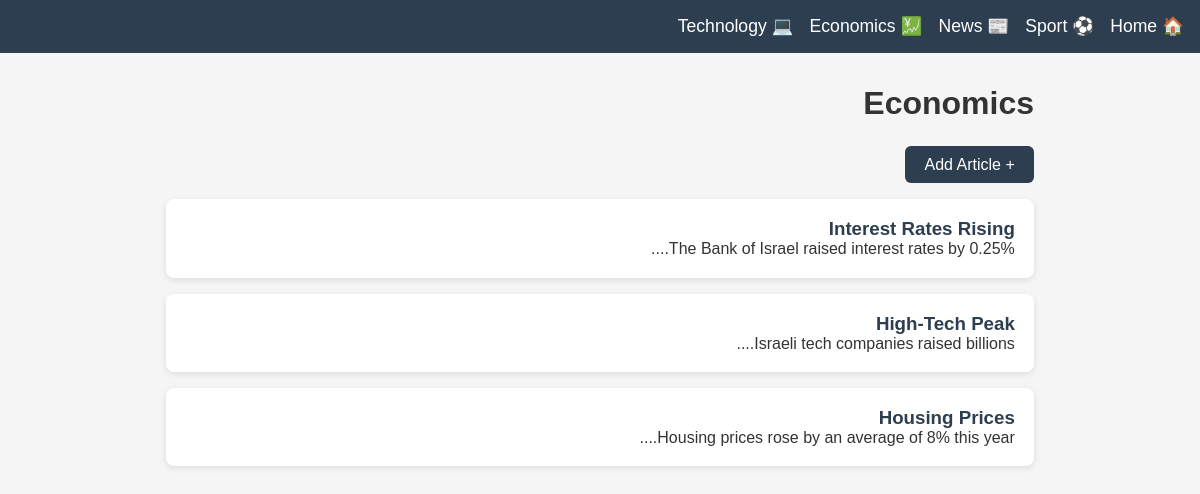
The app's page /economics/, older data.
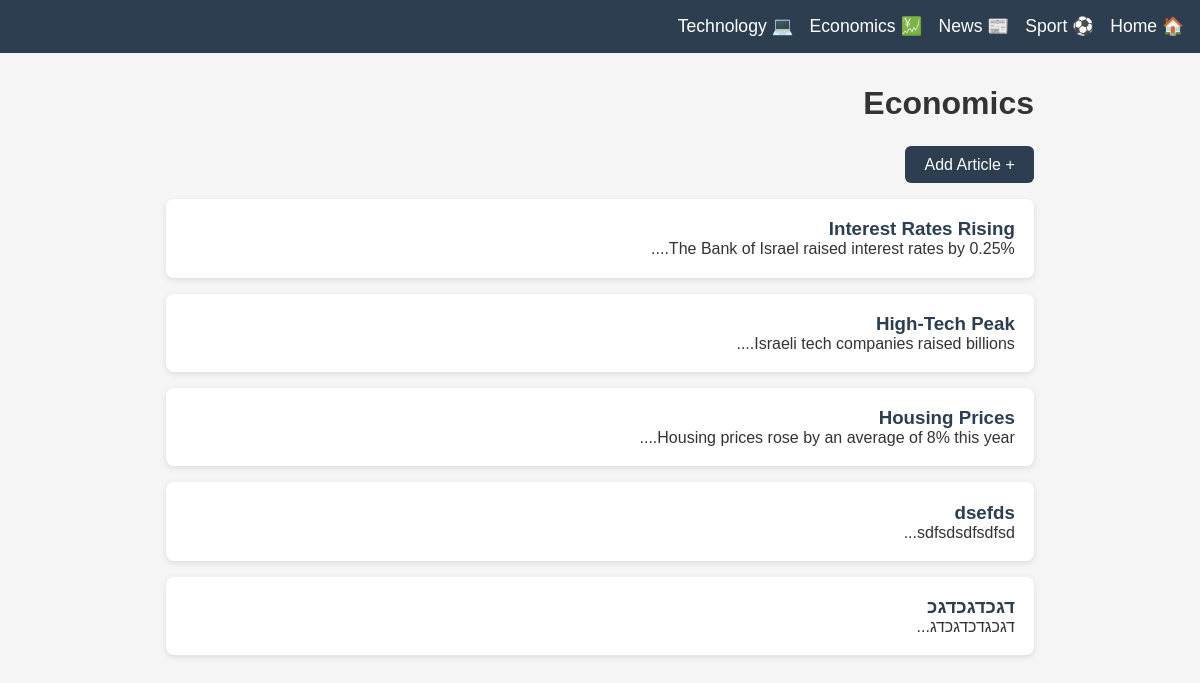
The same page, newer data.
### tables this page shows
CREATE TABLE economics_articles (
            id INTEGER PRIMARY KEY AUTOINCREMENT,
            title TEXT NOT NULL,
            content TEXT NOT NULL,
            sector TEXT NOT NULL
        );

### backend/blueprints/economics.py (the view)
@economics_bp.route("/")
def index():
    conn = get_db()
    articles = conn.execute("SELECT * FROM economics_articles").fetchall()
    conn.close()
    return render_template("category.html", title="Economics", articles=articles, category="economics")

### backend/database.py (called while the page is built)
def get_db():
    conn = sqlite3.connect(DB_NAME)
    conn.row_factory = sqlite3.Row  # Allows accessing columns by name
    return conn

### frontend/templates/category.html
{% extends "base.html" %}
{% block content %}
<h1>{{ title }}</h1>
<a href="{{ url_for(category + '.add') }}" class="btn">+ Add Article</a>
<div class="articles">
    {% for article in articles %}
    <div class="article-card">
        <h3><a href="{{ url_for(category + '.detail', article_id=article['id']) }}">{{ article['title'] }}</a></h3>
        <p>{{ article['content'][:100] }}...</p>
    </div>
    {% else %}
    <p>No articles yet.</p>
    {% endfor %}
</div>
{% endblock %}

### frontend/templates/base.html (shortened to what this page needs)
<!DOCTYPE html>
<html lang="en" dir="ltr">
<head>
    <link rel="stylesheet" href="{{ url_for('static', filename='style.css') }}">
</head>
<body>
    <nav>
        <a href="{{ url_for('home') }}">🏠 Home</a>
        <a href="{{ url_for('sport.index') }}">⚽ Sport</a>
        <a href="{{ url_for('news.index') }}">📰 News</a>
        <a href="{{ url_for('economics.index') }}">💹 Economics</a>
        <a href="{{ url_for('tech.index') }}">💻 Technology</a>
    </nav>
    <main>
        {% block content %}{% endblock %}
    </main>
</body>
</html>

### frontend/static/style.css (style rules this page uses)
* { box-sizing: border-box; margin: 0; padding: 0; }
body { font-family: Arial, sans-serif; direction: rtl; background: #f5f5f5; color: #333; }
nav { background: #2c3e50; padding: 1rem; display: flex; gap: 1rem; }
nav a { color: white; text-decoration: none; font-size: 1.1rem; }
main { max-width: 900px; margin: 2rem auto; padding: 0 1rem; }
h1 { margin-bottom: 1.5rem; }
.articles { display: flex; flex-direction: column; gap: 1rem; }
.article-card { background: white; padding: 1.2rem; border-radius: 8px; box-shadow: 0 2px 6px rgba(0,0,0,0.1); }
.article-card a { text-decoration: none; color: #2c3e50; }
.btn, button[type="submit"] { display: inline-block; background: #2c3e50; color: white; padding: 0.6rem 1.2rem; border-radius: 6px; text-decoration: none; border: none; cursor: pointer; font-size: 1rem; margin-bottom: 1rem; }

Row changes from the older to the newer data that the page shows:
added economics_articles: title "dsefds", content "sdfsdsdfsdfsd"
added economics_articles: title "דגכדגכדגכ", content "דגכגדכדגכדג"
